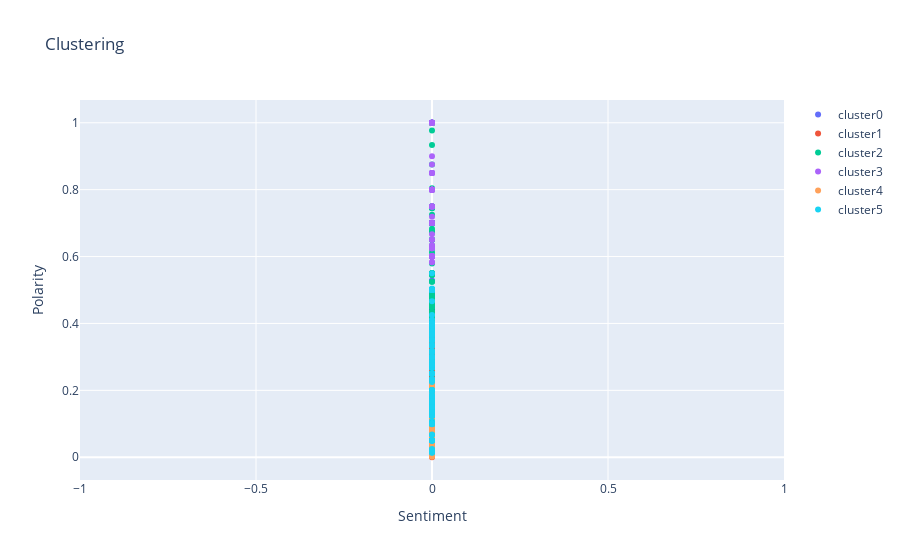

Write notebook code for a chart like this one.
### Code cell
# Plot the clusters onto a graph through a Scatter Plot that displays specific cluster data points.
plot_data = []
for clus in set(data_km['cluster']):
    df = data_km[data_km['cluster'] == clus]
    plot_data.append(go.Scatter(x=df['sentiment'], y=df['polarity'],
                                text=df['Artist'],
                                name='cluster' + str(clus), mode='markers'))
    
# Added the succeeding source-code for cluster centers.
# df_cc = pd.DataFrame(km_pos.cluster_centers_)
# plot_data.append(go.Scatter(x=df_cc[1], y=df_cc[0],
#                             text=df['name'],
#                             name='cluster center', mode='markers'))

layout = go.Layout(xaxis=dict(title='Sentiment'), yaxis=dict(title='Polarity'),
                   title='Clustering')
fig = go.Figure(data=plot_data, layout=layout)
plotly.offline.iplot(fig)

### Figure 1 — Plotly figure (JSON) as saved in the notebook; plotly's stock layout.template omitted (floating-point values rounded to 4 significant figures; data arrays with more than 128 entries replaced by an {"elided": "..."} marker saying what was removed)
{"data": [{"mode": "markers", "name": "cluster0", "text": {"elided": "381 int values"}, "type": "scatter", "x": {"elided": "381 int values"}, "y": {"elided": "381 float values"}}, {"mode": "markers", "name": "cluster1", "text": {"elided": "526 int values"}, "type": "scatter", "x": {"elided": "526 int values"}, "y": {"elided": "526 float values"}}, {"mode": "markers", "name": "cluster2", "text": {"elided": "298 int values"}, "type": "scatter", "x": {"elided": "298 int values"}, "y": {"elided": "298 float values"}}, {"mode": "markers", "name": "cluster3", "text": [1, 1, 1, 1, 1, 1, 1, 1, 1, 1, 1, 1, 1, 1, 1, 1, 1, 1, 1, 1, 1, 1, 1, 1, 1, 1, 1, 1, 1, 1, 1, 1, 1, 1, 1, 1, 1, 1, 1, 1, 1, 1, 1, 1, 1, 1, 1, 1, 1, 1, 1, 1, 1, 1, 1, 1, 1, 1, 2, 2, 2, 2, 2, 2, 2, 2, 2, 2, 2, 2, 2, 2, 2, 2, 2, 2, 2, 2, 2, 2, 2, 2, 2, 2, 2, 2, 2, 2, 2, 2, 2, 2, 2, 2, 2, 2], "type": "scatter", "x": [0, 0, 0, 0, 0, 0, 0, 0, 0, 0, 0, 0, 0, 0, 0, 0, 0, 0, 0, 0, 0, 0, 0, 0, 0, 0, 0, 0, 0, 0, 0, 0, 0, 0, 0, 0, 0, 0, 0, 0, 0, 0, 0, 0, 0, 0, 0, 0, 0, 0, 0, 0, 0, 0, 0, 0, 0, 0, 0, 0, 0, 0, 0, 0, 0, 0, 0, 0, 0, 0, 0, 0, 0, 0, 0, 0, 0, 0, 0, 0, 0, 0, 0, 0, 0, 0, 0, 0, 0, 0, 0, 0, 0, 0, 0, 0], "y": [0.6, 0.6, 0.6, 0.75, 0.7, 0.7, 0.5833, 0.6, 0.6, 0.6, 0.6, 0.75, 0.625, 0.6, 0.85, 0.875, 0.85, 0.8, 0.8, 0.85, 0.7, 0.85, 0.6333, 0.85, 0.7, 0.7, 1, 0.5833, 0.65, 1, 0.6, 0.6, 0.8, 0.6667, 0.8, 0.6, 0.6333, 0.7, 0.625, 0.75, 0.7, 0.6, 0.7, 1, 1, 0.8, 0.7, 0.7, 1, 0.8, 0.7, 0.6, 0.6, 1, 0.7188, 0.8, 0.75, 0.7, 0.75, 1, 0.8, 0.8, 0.6, 0.9, 0.7, 1, 1, 1, 1, 0.6, 0.65, 0.8, 1, 0.7, 0.7, 0.7, 0.75, 0.6, 1, 0.8, 1, 0.6, 0.6, 0.8, 1, 1, 0.8, 0.8, 0.8, 0.6, 1, 0.8, 1, 0.8, 0.625, 0.6]}, {"mode": "markers", "name": "cluster4", "text": {"elided": "1896 int values"}, "type": "scatter", "x": {"elided": "1896 int values"}, "y": {"elided": "1896 float values"}}, {"mode": "markers", "name": "cluster5", "text": {"elided": "238 int values"}, "type": "scatter", "x": {"elided": "238 int values"}, "y": {"elided": "238 float values"}}], "layout": {"title": {"text": "Clustering"}, "xaxis": {"title": {"text": "Sentiment"}}, "yaxis": {"title": {"text": "Polarity"}}}}
